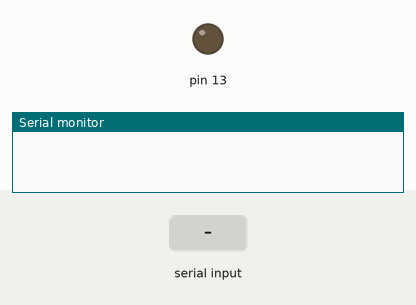
Recording of a sketch running on a simulated Arduino Uno, built with avr-gcc and run on an emulated ATmega328P. Parts: output pins drawn as LEDs (lit = HIGH), the last lines printed to the serial monitor. The inputs (shaded band) are chosen by the test bench.

Above: at 1.2 s.
1.3 s: "a" received over Serial
At 2.0 s:
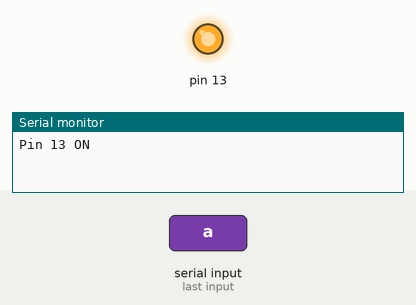
Timing chart, 0 to 4.3 s (numbered marks = the images above; inputs shaded):
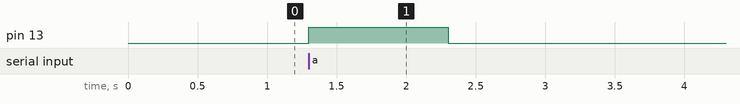

Measured:
- after the input at 1.3 s, pin 13: LOW → HIGH at once, → LOW 1.0 s later

The sketch:

RetardoDesconexion.ino
```cpp
//Temporizador Retardo a la Desconexion con Reset

//tecla guardara el caracter pulsado en el teclado
char tecla;
//t_temporizacion es el tiempo base de la temporizacion
int t_temporizacion=1000;
//inicio_temporizacion valdra 1 cuando hayamos activado el temporizador
boolean inicio_temporizacion=false, impresion=false;
//En long t_referencia iremos guardando el valor que devuelve Millis() por eso lo hacemos long
long t_referencia;

void setup()
{
  Serial.begin(9600);
  pinMode(13, OUTPUT);
}

void loop()
{


  if (Serial.available()>0)
  {
    tecla=Serial.read();
    //el caracter 'a' arranca la temporizacion Y enciende el "bit" del temporizador
  if(tecla=='a')
   {
    t_referencia=millis();
    inicio_temporizacion=true;
    digitalWrite(13, HIGH);
     if (impresion==false)
     {
       Serial.println("Pin 13 ON");
       impresion=true;
     }
   }

  }

 //Una vez el tiempo ha pasado, se cumple esta condicion y apaga el bit del temporizador
 if (t_referencia+t_temporizacion<millis()&&inicio_temporizacion==true)
 {

   digitalWrite(13, LOW);
   Serial.println("Pin 13 OFF");
   inicio_temporizacion=false;
   impresion=false;
 }


}
```
